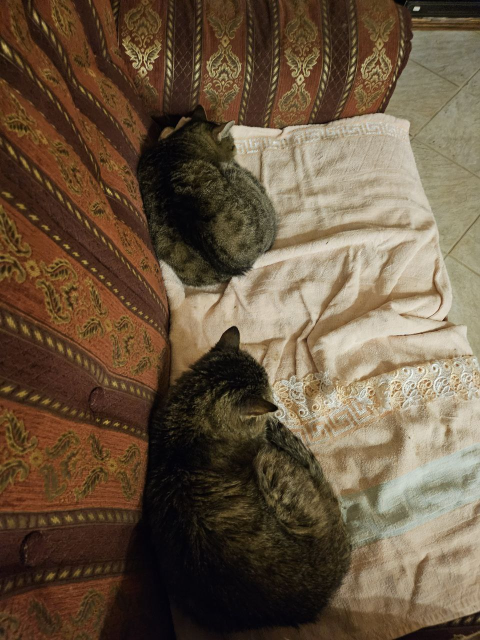
#> input picture Lab 2/cat.jpg, 960 x 1280 px (shown at 1/2 size)
$ jupyter execute Lab2.Chernov.Yaroslav.NPMBV-01-22.ipynb
#> lines starting #> are read from the running program, lines starting #| are printed output that depends on the picture; long printed decimals are rounded
[cell 1]
import numpy as np
from PIL import Image
import matplotlib.pyplot as plt
import os

[cell 2]
img = Image.open('cat.jpg')
#> img is the input picture: PIL image 960x1280 RGB; mean R, G, B 105.5, 86.7, 65.2

w, h = img.size
#> w = 960; h = 1280
scale_factor = 4
img = img.resize((w//scale_factor, h//scale_factor))
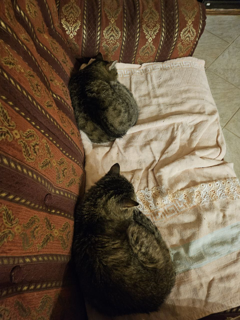
#> img: PIL image 240x320 RGB; mean R, G, B 105.5, 86.7, 65.2

img_array = np.array(img, dtype=np.float32)

print(f"Размер изображения: {img.size}")
#| Размер изображения: (240, 320)
print(f"Размер массива: {img_array.shape}")
#| Размер массива: (320, 240, 3)

[cell 3]
if len(img_array.shape) == 3:
    gray_array = np.mean(img_array, axis=2)
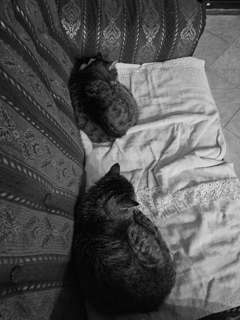
#> gray_array: shape (320, 240) float32; min 1.33, max 227.7, mean 85.8
    print(f"Изображение преобразовано в оттенки серого")
    print(f"Размер серого массива: {gray_array.shape}")
#| Размер серого массива: (320, 240)
else:
    gray_array = img_array

plt.figure(figsize=(10, 4))
plt.subplot(1, 2, 1)
plt.imshow(img)
plt.title('Исходное цветное изображение')
plt.axis('off')

plt.subplot(1, 2, 2)
plt.imshow(gray_array, cmap='gray')
plt.title('Черно-белое изображение')
plt.axis('off')
plt.show()

[cell 4]
U, S, V = np.linalg.svd(gray_array, full_matrices=False)
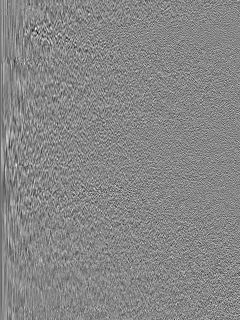
#> U: shape (320, 240) float32; min -0.358, max 0.318, mean -0.000233; drawn with min black and max white
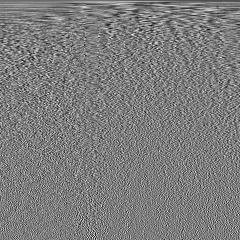
#> V: shape (240, 240) float32; min -0.269, max 0.277, mean -0.000121; drawn with min black and max white
#> S = 240 values, max 27202.8 at index 0, min 10.95 at index 239, mean 384.2

print(f"Размер матрицы U: {U.shape}")
#| Размер матрицы U: (320, 240)
print(f"Размер матрицы S: {S.shape}")
#| Размер матрицы S: (240,)
print(f"Размер матрицы V: {V.shape}")
#| Размер матрицы V: (240, 240)
print(f"Количество сингулярных значений: {len(S)}")
#| Количество сингулярных значений: 240
print(f"Первые 5 сингулярных значений: {S[:5]}")
#| Первые 5 сингулярных значений: [27202.822   5285.0703  3537.2627  2376.553   2122.399 ]
print(f"Последние 5 сингулярных значений: {S[-5:]}")
#| Последние 5 сингулярных значений: [14.229 13.582 12.606 12.033 10.949 ]

[cell 5]
plt.figure(figsize=(10, 4))
plt.plot(S, 'b-', linewidth=2)
plt.title('Сингулярные значения изображения')
plt.xlabel('Индекс')
plt.ylabel('Значение')
plt.grid(True, alpha=0.3)
plt.yscale('log')
plt.show()
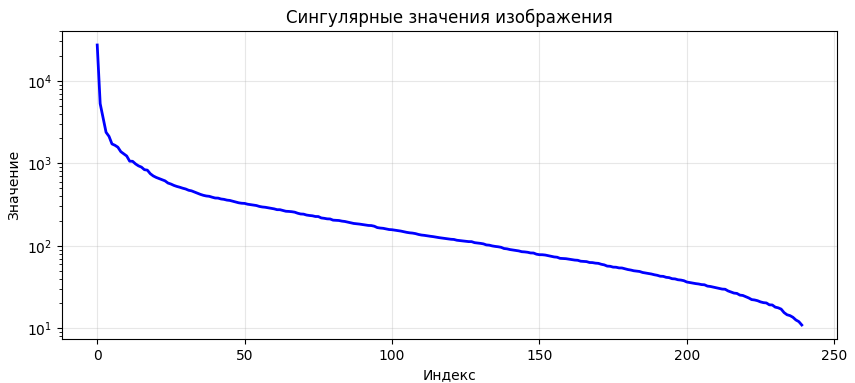
#> figure drawn by matplotlib, 1 panel; curve peaks at x = 0, y = 27202.8

[cell 6]
def reconstruct_image(k):
    """Восстановление изображения с использованием k сингулярных значений"""
    S_k = np.diag(S[:k])
    U_k = U[:, :k]
    V_k = V[:k, :]

    reconstructed = np.dot(U_k, np.dot(S_k, V_k))

    reconstructed = np.clip(reconstructed, 0, 255)

    return reconstructed.astype(np.uint8)

[cell 7]
k_values = [1, 2, 10, 30, 100]

results = []

plt.figure(figsize=(15, 8))

plt.subplot(2, 3, 1)
plt.imshow(gray_array, cmap='gray')
plt.title(f'Исходное\n{gray_array.shape[0]}x{gray_array.shape[1]}')
plt.axis('off')

for i, k in enumerate(k_values):
    reconstructed_img = reconstruct_image(k)

    img_pil = Image.fromarray(reconstructed_img, 'L')
    filename = f'compressed_k{k}.png'
    img_pil.save(filename)

    compressed_bytes = os.path.getsize(filename)

    results.append({
        'k': k,
        'image': reconstructed_img,
        'filename': filename,
        'compressed_bytes': compressed_bytes
    })

    plt.subplot(2, 3, i+2)
    plt.imshow(reconstructed_img, cmap='gray')
    plt.title(f'k={k}')
    plt.axis('off')
#> this loop made 5 passes
#> S_k in reconstruct_image on passes 1 to 2: [27202.8], [[27202.8, 0], [0, 5285.1]]
#> pass 1, in reconstruct_image, `reconstructed = np.dot(U_k, np.dot(S_k, V_k))`:
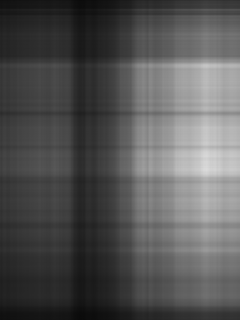
#> reconstructed: shape (320, 240) float32; min 11.46, max 219.2, mean 85.8
#> pass 2, in reconstruct_image (call 2), `reconstructed = np.dot(U_k, np.dot(S_k, V_k))`:
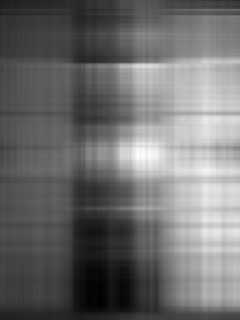
#> reconstructed: shape (320, 240) float32; min -13.41, max 214.4, mean 85.2; drawn with min black and max white
#> pass 2, in reconstruct_image (call 2), `reconstructed = np.clip(reconstructed, 0, 255)`:
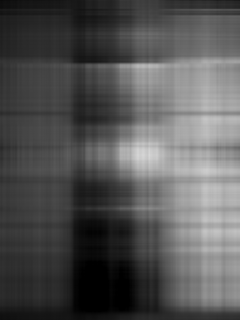
#> reconstructed: shape (320, 240) float32; min 0, max 214.4, mean 85.4
#> after the loop, results = 5 items

plt.tight_layout()
plt.show()
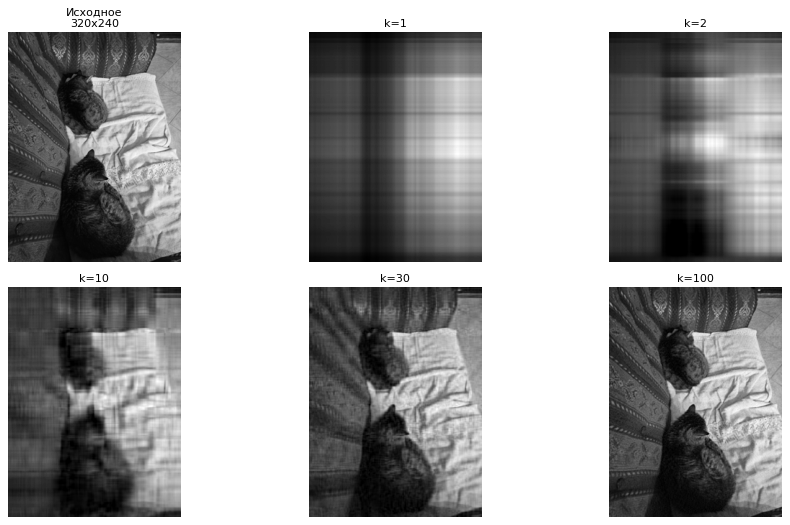
#> figure drawn by matplotlib, 6 panels

[cell 8]
original_bytes = os.path.getsize('cat.jpg')

print("СРАВНЕНИЕ РАЗМЕРОВ ФАЙЛОВ")
print("="*60)
print(f"{'Метод':<15} {'k':<5} {'Размер (KB)':<15} {'Сжатие':<15}")
print("-"*60)

print(f"{'Исходный':<15} {'-':<5} {original_bytes/1024:<15.1f} {'1.0x':<15}")

for result in results:
    size_kb = result['compressed_bytes'] / 1024
    compression_ratio = original_bytes / result['compressed_bytes']
    print(f"{'SVD':<15} {result['k']:<5} {size_kb:<15.1f} {compression_ratio:<15.1f}x")
#> this loop made 5 passes
#> (size_kb, compression_ratio) on passes 1 to 5: (17.93, 14), (22.04, 11.39), (32.48, 7.73), (40.01, 6.27), (48, 5.23)
#| SVD             1     17.9            14.0           x
#| SVD             2     22.0            11.4           x
#| SVD             10    32.5            7.7            x
#| SVD             30    40.0            6.3            x
#| SVD             100   48.0            5.2            x

[cell 9]
m, n = gray_array.shape
#> m = 320; n = 240

print("\nТЕОРЕТИЧЕСКАЯ ЭКОНОМИЯ ПАМЯТИ")
print("="*60)
print(f"Размер изображения: {m}x{n} = {m*n} пикселей")
#| Размер изображения: 320x240 = 76800 пикселей
print(f"Для хранения в float32: {m*n*4} байт")
#| Для хранения в float32: 307200 байт
print()

for k in k_values:
    # Для хранения сжатого изображения нужно:
    # U: m×k элементов
    # S: k элементов
    # V: k×n элементов
    total_elements = m*k + k + k*n
    bytes_needed = total_elements * 4  # float32

    compression_ratio = (m*n*4) / bytes_needed

    print(f"k={k}:")
    print(f"  Элементов для хранения: {total_elements}")
    print(f"  Байт для хранения: {bytes_needed}")
    print(f"  Коэффициент сжатия: {compression_ratio:.1f}x")

[cell 10]
total_energy = np.sum(S**2)
#> total_energy = 821380224
cumulative_energy = np.cumsum(S**2) / total_energy
#> cumulative_energy = 240 values from 0.901 to 1

plt.figure(figsize=(10, 4))
plt.plot(cumulative_energy[:100], 'r-', linewidth=2)
plt.title('Накопленная энергия сингулярных значений (первые 100)')
plt.xlabel('Количество сингулярных значений (k)')
plt.ylabel('Доля сохраненной энергии')
plt.grid(True, alpha=0.3)

plt.axhline(y=0.9, color='g', linestyle='--', alpha=0.5, label='90% энергии')
plt.axhline(y=0.95, color='b', linestyle='--', alpha=0.5, label='95% энергии')
plt.legend()

k_90 = np.argmax(cumulative_energy >= 0.9) + 1
#> k_90 = 1
k_95 = np.argmax(cumulative_energy >= 0.95) + 1
#> k_95 = 3

print(f"Для сохранения 90% энергии нужно: {k_90} сингулярных значений")
#| Для сохранения 90% энергии нужно: 1 сингулярных значений
print(f"Для сохранения 95% энергии нужно: {k_95} сингулярных значений")
#| Для сохранения 95% энергии нужно: 3 сингулярных значений

plt.show()
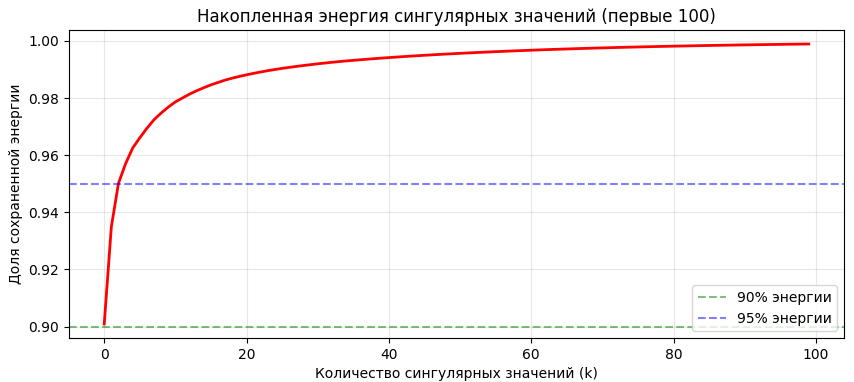
#> figure drawn by matplotlib, 1 panel; curve peaks at x = 99, y = 0.999
